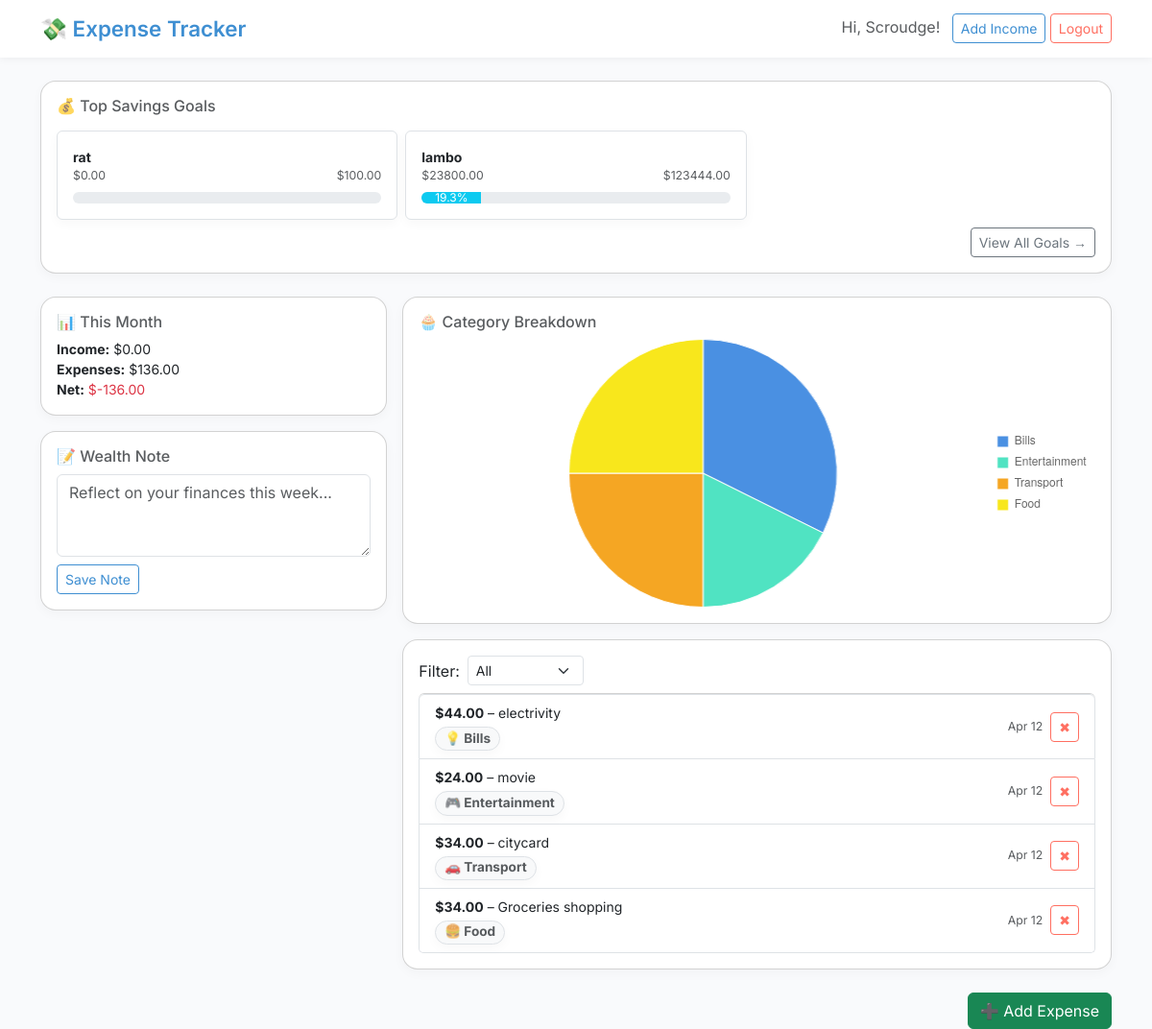
Page / (signed in) on the earlier database version.
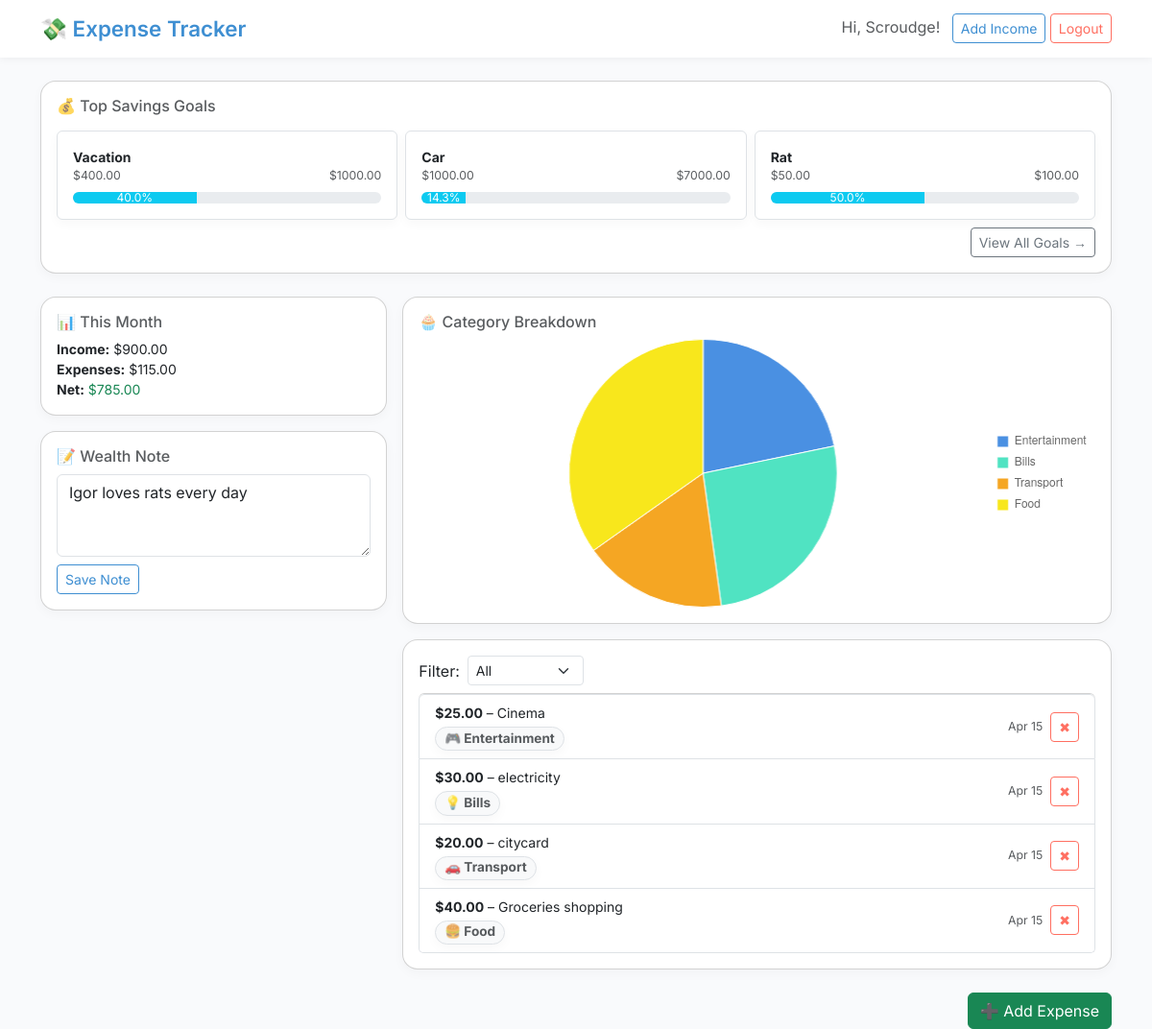
Same page on the later database version.
### app.py (models this page shows)
class User(UserMixin, db.Model):
    id = db.Column(db.Integer, primary_key=True)
    username = db.Column(db.String(100), nullable=False, unique=True)
    email = db.Column(db.String(150), nullable=False, unique=True)
    password = db.Column(db.String(200), nullable=False)
    expenses = db.relationship('Expense', backref='owner', lazy=True)
    saving_goals = db.relationship('SavingGoal', backref='owner', lazy=True)
    incomes = db.relationship('Income', backref='owner', lazy=True)
    category_budgets = db.relationship('CategoryBudget', backref='owner', lazy=True)
    wealth_note = db.relationship('WealthNote', backref='owner', uselist=False)

class SavingGoal(db.Model):
    id = db.Column(db.Integer, primary_key=True)
    name = db.Column(db.String(100), nullable=False)
    target_amount = db.Column(db.Float, nullable=False)
    saved_amount = db.Column(db.Float, default=0.0)
    user_id = db.Column(db.Integer, db.ForeignKey('user.id'), nullable=False)

class Expense(db.Model):
    id = db.Column(db.Integer, primary_key=True)
    amount = db.Column(db.Float, nullable=False)
    description = db.Column(db.String(200), nullable=False)
    category = db.Column(db.String(50), nullable=False)
    date = db.Column(db.DateTime, default=datetime.utcnow)
    user_id = db.Column(db.Integer, db.ForeignKey('user.id'), nullable=False)

class WealthNote(db.Model):
    id = db.Column(db.Integer, primary_key=True)
    text = db.Column(db.Text, nullable=True)
    user_id = db.Column(db.Integer, db.ForeignKey('user.id'), nullable=False)
    updated_at = db.Column(db.DateTime, default=datetime.utcnow, onupdate=datetime.utcnow)

### app.py (the view)
@app.route('/')
@login_required
def index():
    filter_option = request.args.get('filter', 'all')
    expenses_query = Expense.query.filter_by(user_id=current_user.id)
    now = datetime.utcnow()
    category_icons = {
        "Food": "🍔",
        "Transport": "🚗",
        "Entertainment": "🎮",
        "Bills": "💡",
        "Health": "💊",
        "Shopping": "🛍️",
        "Other": "💸"
    }
    if filter_option == 'month':
        expenses_query = expenses_query.filter(
            extract('month', Expense.date) == now.month,
            extract('year', Expense.date) == now.year
        )
    elif filter_option == 'week':
        week_ago = now - timedelta(days=7)
        expenses_query = expenses_query.filter(Expense.date >= week_ago)
    expenses = expenses_query.order_by(Expense.date.desc()).all()
    total_expenses = sum(e.amount for e in expenses)
    income_this_month = (
        db.session.query(func.sum(Income.amount))
        .filter_by(user_id=current_user.id)
        .filter(extract('month', Income.date) == now.month)
        .filter(extract('year', Income.date) == now.year)
        .scalar() or 0.0
    )
    net_balance = income_this_month - total_expenses
    goals = SavingGoal.query.filter_by(user_id=current_user.id).order_by(SavingGoal.id.desc()).limit(3).all()
    category_totals = defaultdict(float)
    for expense in expenses:
        category_totals[expense.category] += expense.amount
    chart_labels = list(category_totals.keys())
    chart_data = [round(amount, 2) for amount in category_totals.values()]
    note = WealthNote.query.filter_by(user_id=current_user.id).first()
    note_text = note.text if note else ''
    return render_template(
        'index.html',
        expenses=expenses,
        total_expenses=total_expenses,
        income=income_this_month,
        net=net_balance,
        filter=filter_option,
        goals=goals,
        chart_labels=chart_labels,
        chart_data=chart_data,
        category_icons=category_icons,
        note_text=note_text
    )

### app.py (called while the page is built)
@login_manager.user_loader
def load_user(user_id):
    return User.query.get(int(user_id))

### templates/index.html (shortened to what this page needs)
{% extends "base.html" %}
{% block content %}
<div class="card p-3 mb-4">
  <h6 class="mb-3 text-muted">💰 Top Savings Goals</h6>
  <div class="row g-2">
    {% for goal in goals %}
    <div class="col-md-4 col-sm-6">
      <div class="p-3 border rounded small h-100">
        <strong>{{ goal.name }}</strong>
        <div class="d-flex justify-content-between text-muted small">
          <span>${{ '%.2f' | format(goal.saved_amount) }}</span>
          <span>${{ '%.2f' | format(goal.target_amount) }}</span>
        </div>
        <div class="progress mt-2" style="height: 12px;">
          <div class="progress-bar bg-info"
            style="width: {{ (goal.saved_amount / goal.target_amount * 100) | round(1) }}%;">
            {{ (goal.saved_amount / goal.target_amount * 100) | round(1) }}%
          </div>
        </div>
      </div>
    </div>
    {% endfor %}
  </div>
  <div class="mt-2 text-end">
    <a href="{{ url_for('goals') }}" class="btn btn-outline-secondary btn-sm">View All Goals →</a>
  </div>
</div>
<div class="row g-3">
  <div class="col-md-4">
    <div class="card p-3 mb-3">
      <h6 class="text-muted mb-2">📊 This Month</h6>
      <div class="small">
        <div><strong>Income:</strong> ${{ '%.2f' | format(income) }}</div>
        <div><strong>Expenses:</strong> ${{ '%.2f' | format(total_expenses) }}</div>
        <div>
          <strong>Net:</strong>
          <span class="{% if net < 0 %}text-danger{% else %}text-success{% endif %}">
            ${{ '%.2f' | format(net) }}
          </span>
        </div>
      </div>
    </div>
    <div class="card p-3 small">
      <h6 class="text-muted mb-2">📝 Wealth Note</h6>
      <form method="POST" action="{{ url_for('add_wealth_note') }}">
        <textarea name="text" class="form-control mb-2" rows="3"
          placeholder="Reflect on your finances this week...">{{ note_text or '' }}</textarea>
        <button type="submit" class="btn btn-sm btn-outline-primary">Save Note</button>
      </form>
    </div>
  </div>
  <div class="col-md-8">
    <div class="card p-3 mb-3">
      <h6 class="text-muted mb-2">🧁 Category Breakdown</h6>
      <div class="d-flex align-items-center justify-content-center" style="min-height: 280px;">
        <canvas id="expensesChart" width="280" height="280" style="max-width: 100%; height: auto;"></canvas>
      </div>
    </div>
    <div class="card p-3">
      <form method="get" class="mb-2 d-flex align-items-center gap-2">
        <label for="filter" class="form-label m-0">Filter:</label>
        <select name="filter" id="filter" class="form-select form-select-sm w-auto" onchange="this.form.submit()">
          <option value="all" {% if filter=='all' %}selected{% endif %}>All</option>
        </select>
      </form>
      <ul class="list-group small">
        {% for expense in expenses %}
        <li class="list-group-item d-flex justify-content-between align-items-center">
          <div>
            <strong>${{ '%.2f' | format(expense.amount) }}</strong> – {{ expense.description }}<br>
            <span class="badge bg-light border text-muted mt-1">
              {{ category_icons.get(expense.category, '💸') }} {{ expense.category }}
            </span>
          </div>
          <div class="d-flex gap-2 align-items-center">
            <small class="text-muted">{{ expense.date.strftime('%b %d') }}</small>
            <a href="{{ url_for('delete_expense', expense_id=expense.id) }}" class="btn btn-sm btn-outline-danger">✖</a>
          </div>
        </li>
        {% else %}
        <li class="list-group-item text-muted">No expenses found.</li>
        {% endfor %}
      </ul>
    </div>
  </div>
</div>
<div class="mt-4 text-end">
  <a href="{{ url_for('add_expense') }}" class="btn btn-success">➕ Add Expense</a>
</div>
<script>
  const ctx = document.getElementById('expensesChart').getContext('2d');
  const expensesChart = new Chart(ctx, {
    type: 'pie',
    data: {
      labels: {{ chart_labels | tojson }},
  datasets: [{
    data: {{ chart_data | tojson }},
    backgroundColor: [
    '#4A90E2', '#50E3C2', '#F5A623', '#F8E71C',
    '#B8E986', '#BD10E0', '#FF6F61', '#7ED6DF'
  ],
    borderWidth: 1
      }]
    },
  options: {
    responsive: true,
      maintainAspectRatio: false,
        plugins: {
      legend: {
        position: 'right',
          labels: {
          boxWidth: 12,
            font: { size: 12 }
        }
      },
      tooltip: {
        callbacks: {
          label: function(context) {
            return `${context.label}: $${context.parsed}`;
          }
        }
      }
    }
  }
  });
</script>
{% endblock %}

### templates/base.html (shortened to what this page needs)
<!doctype html>
<html lang="en">
<head>
  <link href="https://cdn.jsdelivr.net/npm/bootstrap@5.3.0/dist/css/bootstrap.min.css" rel="stylesheet">
</head>
<body>
  <nav class="navbar navbar-expand-lg mb-4">
    <div class="container">
      <a class="navbar-brand" href="{{ url_for('index') }}">💸 Expense Tracker</a>
      <div class="ms-auto">
        {% if current_user.is_authenticated %}
        <span class="me-2 text-muted">Hi, {{ current_user.username }}!</span>
        <a href="{{ url_for('income') }}" class="btn btn-outline-primary btn-sm">Add Income</a>
        <a href="{{ url_for('logout') }}" class="btn btn-outline-danger btn-sm">Logout</a>
        {% else %}
        <a href="{{ url_for('login') }}" class="btn btn-outline-primary btn-sm me-2">Login</a>
        <a href="{{ url_for('register') }}" class="btn btn-primary btn-sm">Register</a>
        {% endif %}
      </div>
    </div>
  </nav>
  <div class="container">
    {% block content %}{% endblock %}
  </div>
</body>
</html>

### templates/base.html (style rules this page uses)
body { background-color: #f9fafc; font-family: 'Inter', 'Segoe UI', sans-serif; }
.navbar { background-color: #ffffff; box-shadow: 0 2px 8px rgba(0, 0, 0, 0.05); }
.navbar-brand { color: #3f8fd2; font-weight: 600; font-size: 1.4rem; }
.card, .border { background-color: #ffffff; border-radius: 16px; box-shadow: 0 4px 12px rgba(0, 0, 0, 0.03); }
.btn-outline-primary { color: #3f8fd2; border-color: #3f8fd2; }
.btn-outline-danger { border-color: #ff6f61; color: #ff6f61; }
.badge { font-size: 0.85rem; }

Differences in the rows shown:
removed Expense: amount "44.00", description "electrivity", get "💡", category "Bills", date "Apr 12"
removed Expense: amount "24.00", description "movie", get "🎮", category "Entertainment", date "Apr 12"
added SavingGoal: name "Vacation", saved_amount "400.00", target_amount "1000.00", (goal.saved_amount/goal.target_amount*100)|round(1) "40.0"
changed SavingGoal: name "rat" → "Car"; saved_amount "0.00" → "1000.00"; target_amount "100.00" → "7000.00"; (goal.saved_amount/goal.target_amount*100)|round(1) (not shown) → "14.3"
changed SavingGoal: name "lambo" → "Rat"; saved_amount "23800.00" → "50.00"; target_amount "123444.00" → "100.00"; (goal.saved_amount/goal.target_amount*100)|round(1) "19.3" → "50.0"
added WealthNote: text "Igor loves rats every day"
added Expense: amount "25.00", description "Cinema", get "🎮", category "Entertainment", date "Apr 15"
added Expense: amount "30.00", description "electricity", get "💡", category "Bills", date "Apr 15"
changed Expense "citycard": amount "34.00" → "20.00"; date "Apr 12" → "Apr 15"
changed Expense "Groceries shopping": amount "34.00" → "40.00"; date "Apr 12" → "Apr 15"
Other differences:
{{ '%.2f' | format(income) }}: "0.00" → "900.00"
{{ '%.2f' | format(total_expenses) }}: "136.00" → "115.00"
{{ '%.2f' | format(net) }}: "-136.00" → "785.00"
chart data {{ chart_labels | tojson }}: ["Bills", "Entertainment", "Transport", "Food"] → ["Entertainment", "Bills", "Transport", "Food"]
chart data {{ chart_data | tojson }}: [44.0, 24.0, 34.0, 34.0] → [25.0, 30.0, 20.0, 40.0]
